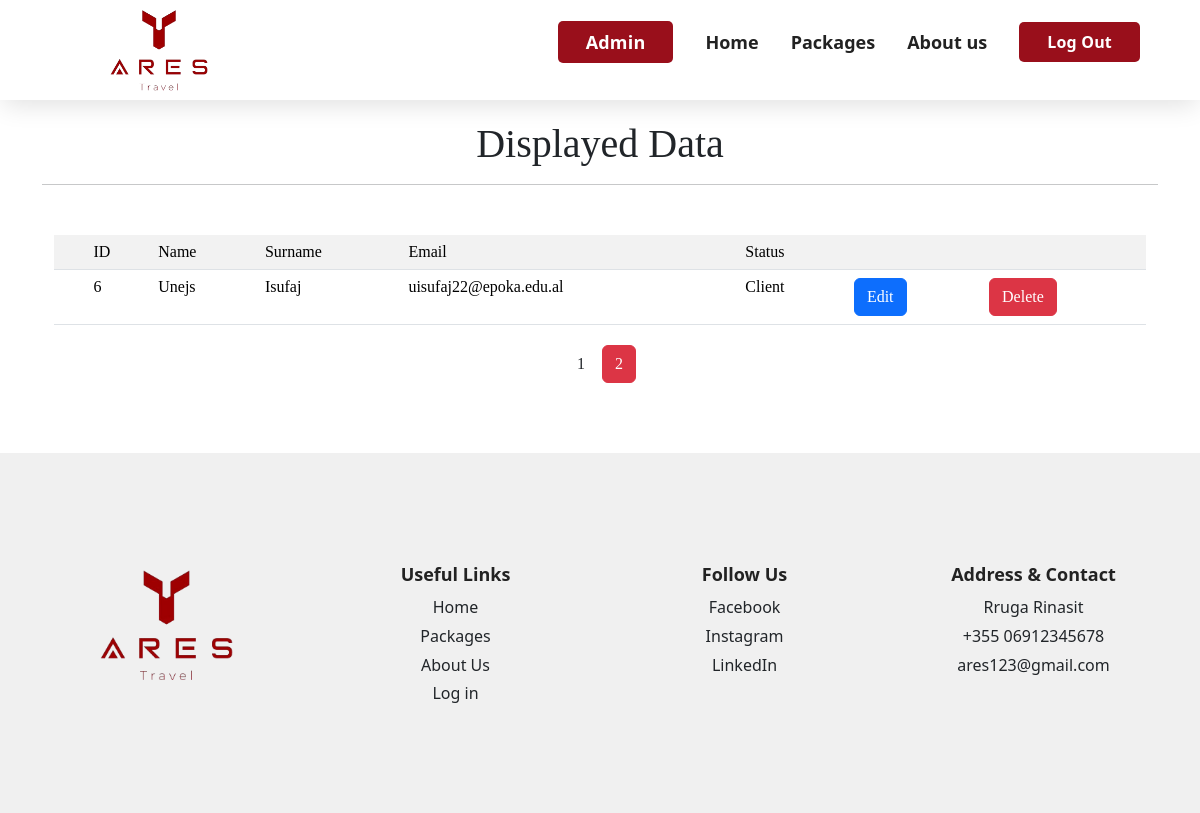
/manageUsers.php?page=2 (signed in), run on the app's committed database.
### tables this page shows
CREATE TABLE `users` (
  `id` int(11) NOT NULL,
  `name` varchar(50) NOT NULL,
  `surname` varchar(50) NOT NULL,
  `email` varchar(70) NOT NULL,
  `password` varchar(32) NOT NULL,
  `status` int(11) NOT NULL
);

### manageUsers.php (the view, shortened to what this page needs)
<html>
    <head>
        <link rel="stylesheet" href="assets/stylesheets/general-styles.css" />
        <link rel="stylesheet" href="assets/stylesheets/hamburgers.css" />
        <link href="https://cdn.jsdelivr.net/npm/bootstrap@5.3.3/dist/css/bootstrap.min.css" rel="stylesheet">
    </head>
    <body>
        <?php require_once("header.php");
        ?>
        <div class="container" style="align-items: center; font-family: 'Times New Roman', Times, serif; text-align: center; margin-top: 20px; margin-bottom: 70px;">
            <h1>Displayed Data</h1>
            <hr />
            <?php
            require_once("database.php");
            $records_per_page = 4;
            $page = 1;
            if (isset($_GET['page']) && is_numeric($_GET['page'])) {
                $page = $_GET['page'];
            }
            $offset = ($page - 1) * $records_per_page;
            $query = "SELECT * FROM users LIMIT $offset, $records_per_page";
            $stmt = $db->prepare($query);
            $stmt->execute();
            $stmt->store_result();
            $stmt->bind_result($id, $name, $surname, $email, $password, $status);
            echo '<div class="container" style="align-items: center; font-family: Times New Roman, Times, serif; margin-top: 50px;">
                    <table class="table table-striped table-hover">
                        <th><td>ID</td><td>Name</td><td>Surname</td><td>Email</td><td>Status</td><td></td><td></td></th>';
            while ($stmt->fetch()) {
                if($status == 0){
                    $status = "Client";
                } else if($status == 1){
                    $status = "Admin";
                }
                echo "<tr>
                        <td></td>
                        <td>$id</td>
                        <td>$name</td>
                        <td>$surname</td>
                        <td>$email</td>
                        <td>$status</td>
                        <td><form action='editUsers.php' method='post'><button type='submit' name='id' value='$id' class='btn btn-primary'>Edit</button></form></td>
                        <td><form action='deleteUsers.php' method='post'><button type='submit' name='id' value='$id' class='btn btn-danger'>Delete</button></form></td>
                      </tr>";
            }
            echo '</table></div>';
            $result = $db->query("SELECT COUNT(*) FROM users");
            $row = $result->fetch_row();
            $total_rows = $row[0];
            $total_pages = ceil($total_rows / $records_per_page);
            echo '<div class="container" style="text-align: center; margin-top: 20px;">';
            if ($total_pages > 1) {
                for ($i = 1; $i <= $total_pages; $i++) {
                    echo "<a href='manageUsers.php?page=" . $i . "'";
                    if ($page == $i) echo " class='btn btn-danger'";
                    else echo " class='btn btn-default'";
                    echo ">" . $i . "</a> ";
                }
            }
            echo '</div>';
            ?>
        </div>
    </body>
</html>

### assets/stylesheets/general-styles.css (style rules this page uses)
* { margin: 0; padding: 0; box-sizing: border-box !important; }
*::before, *::after { box-sizing: border-box !important; }
body { background-color: #fafafa; color: #333; font-family: system-ui, -apple-system, BlinkMacSystemFont, "Segoe UI", Roboto, Oxygen, Ubuntu, Cantarell, "Open Sans", "Helvetica Neue", sans-serif !important; line-height: 1 !important; }
h1, h2, h3 { color: #222; font-weight: 700; }
img { display: block; max-width: 100%; height: auto; }
ul { padding-left: 0 !important; }
input, select, button, textarea { border: none; display: inline-block; background: none; line-height: inherit; font-size: inherit; font-family: inherit; }
.container { max-width: 1080px; margin: 0 auto; padding: 0 24px; }
.grid { display: grid; }
.grid-4-cols { grid-template-columns: repeat(2, 1fr); }
.gap-md { gap: 1rem; }
footer { background-color: #f0f0f0; padding: 7rem 0 6rem; }
.footer-logo { height: 120px; width: auto; margin-bottom: 1rem; object-fit: cover; }
.footer-heading { font-size: 18px; font-weight: 600; color: #222; text-align: center; margin-bottom: 1rem; }
.footer-list { list-style: none; display: flex; flex-direction: column; align-items: center; gap: 0.8rem; }
.footer-link:any-link { color: inherit; text-decoration: none; }
@media only screen and (min-width: 28em) { .gap-md { gap: 2rem; } }
@media only screen and (min-width: 53em) { .grid-4-cols { grid-template-columns: repeat(4, 1fr); } }
@media only screen and (min-width: 53em) { .gap-md { gap: 2.5rem; } }

### data on the page
users: id "6", name "Unejs", surname "Isufaj", email "uisufaj22@epoka.edu.al", status "Client"
